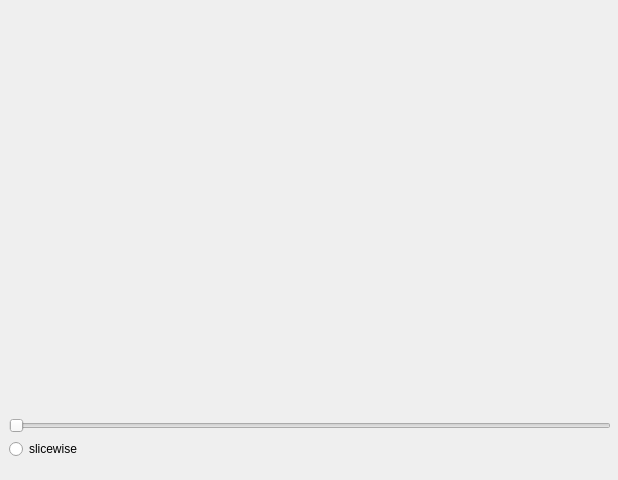
<?xml version="1.0" encoding="UTF-8"?>
<ui version="4.0">
 <class>Dialog</class>
 <widget class="QDialog" name="Dialog">
  <property name="geometry">
   <rect>
    <x>0</x>
    <y>0</y>
    <width>618</width>
    <height>480</height>
   </rect>
  </property>
  <property name="windowTitle">
   <string>Dialog</string>
  </property>
  <widget class="QWidget" name="">
   <property name="geometry">
    <rect>
     <x>9</x>
     <y>9</y>
     <width>602</width>
     <height>450</height>
    </rect>
   </property>
   <layout class="QVBoxLayout" name="verticalLayout">
    <item>
     <widget class="MplWidget" name="MplWidget" native="true">
      <property name="sizePolicy">
       <sizepolicy hsizetype="Expanding" vsizetype="Expanding">
        <horstretch>0</horstretch>
        <verstretch>0</verstretch>
       </sizepolicy>
      </property>
      <property name="minimumSize">
       <size>
        <width>600</width>
        <height>400</height>
       </size>
      </property>
      <property name="contextMenuPolicy">
       <enum>Qt::DefaultContextMenu</enum>
      </property>
     </widget>
    </item>
    <item>
     <widget class="QSlider" name="slider">
      <property name="orientation">
       <enum>Qt::Horizontal</enum>
      </property>
     </widget>
    </item>
    <item>
     <widget class="QRadioButton" name="slicewise">
      <property name="text">
       <string>slicewise</string>
      </property>
     </widget>
    </item>
   </layout>
  </widget>
 </widget>
 <customwidgets>
  <customwidget>
   <class>MplWidget</class>
   <extends>QWidget</extends>
   <header>mplwidget.h</header>
   <container>1</container>
  </customwidget>
 </customwidgets>
 <resources/>
 <connections/>
</ui>
